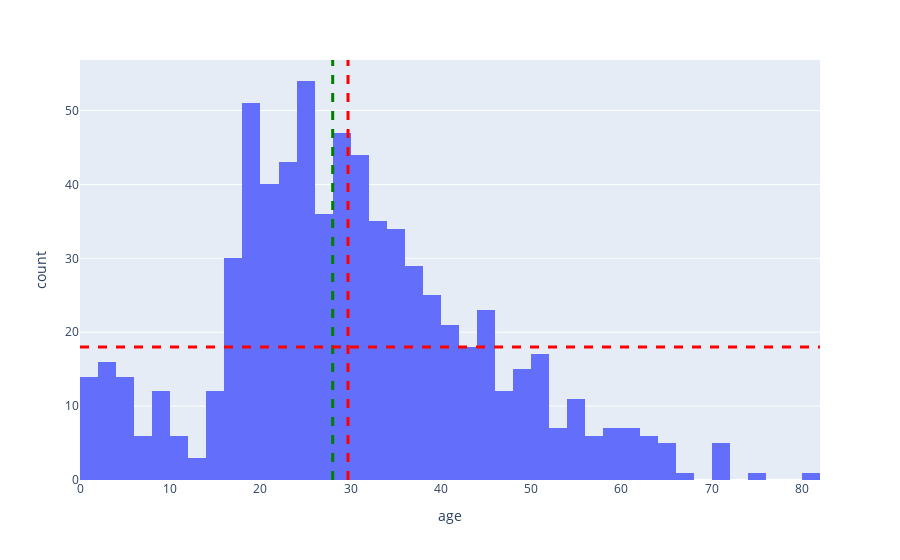

Write notebook code for a chart like this one.
### Code cell
fig = px.histogram(titanic, x="age")
fig.add_vline(titanic.age.median(), line_width=3, line_dash="dash", line_color="green")
fig.add_vline(titanic.age.mean(), line_width=3, line_dash="dash", line_color="red")
fig.add_hline(18, line_width=3, line_dash="dash", line_color="red")
fig.show()

### Figure 1 — Plotly figure (JSON) as saved in the notebook; plotly's stock layout.template omitted (floating-point values rounded to 4 significant figures; data arrays with more than 128 entries replaced by an {"elided": "..."} marker saying what was removed)
{"data": [{"bingroup": "x", "hovertemplate": "age=%{x}<br>count=%{y}<extra></extra>", "legendgroup": "", "marker": {"color": "#636efa", "pattern": {"shape": ""}}, "name": "", "orientation": "v", "showlegend": false, "type": "histogram", "x": {"elided": "891 float values"}, "xaxis": "x", "yaxis": "y"}], "layout": {"barmode": "relative", "legend": {"tracegroupgap": 0}, "margin": {"t": 60}, "shapes": [{"line": {"color": "green", "dash": "dash", "width": 3}, "type": "line", "x0": 28, "x1": 28, "xref": "x", "y0": 0, "y1": 1, "yref": "y domain"}, {"line": {"color": "red", "dash": "dash", "width": 3}, "type": "line", "x0": 29.7, "x1": 29.7, "xref": "x", "y0": 0, "y1": 1, "yref": "y domain"}, {"line": {"color": "red", "dash": "dash", "width": 3}, "type": "line", "x0": 0, "x1": 1, "xref": "x domain", "y0": 18, "y1": 18, "yref": "y"}], "xaxis": {"anchor": "y", "domain": [0, 1], "title": {"text": "age"}}, "yaxis": {"anchor": "x", "domain": [0, 1], "title": {"text": "count"}}}}
